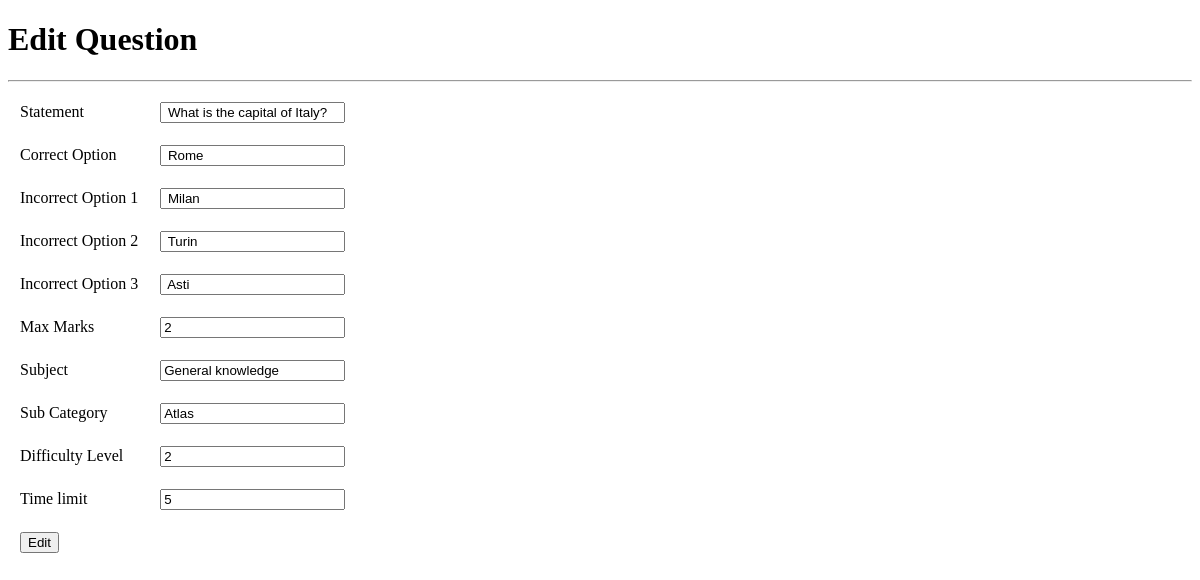
The app's page /createtest/editquestions/1/, older data.
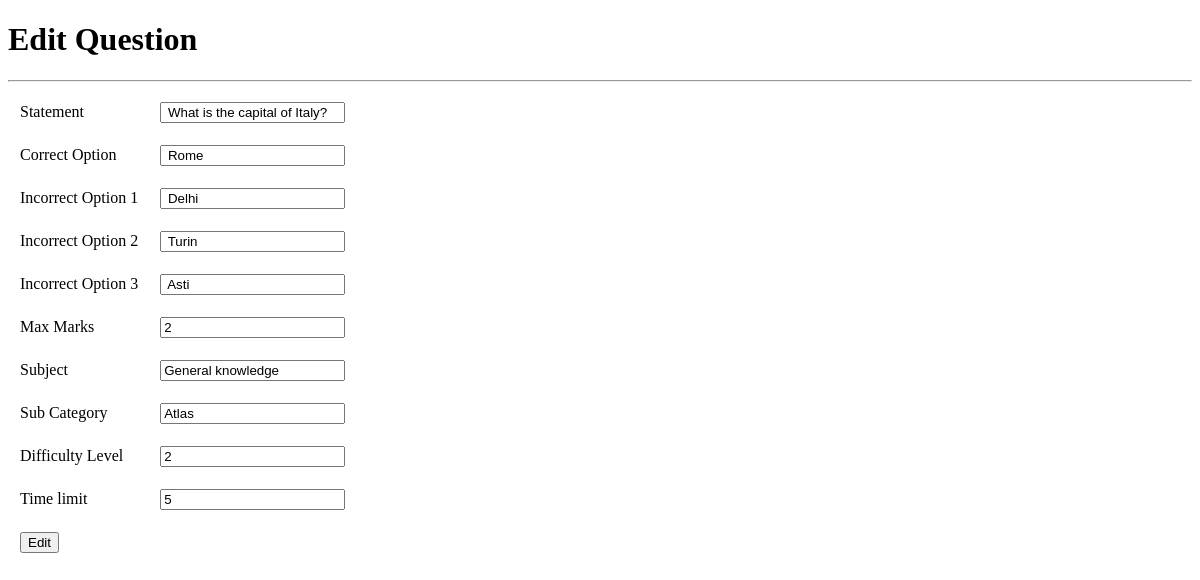
The same page, newer data.
### Question_Bank/models.py (models this page shows, shortened)
class Questions(models.Model):
    statement = models.TextField(max_length=200)
    correctOption = models.CharField(max_length=50)
    incorrectOption1 = models.CharField(max_length=50)
    incorrectOption2 = models.CharField(max_length=50)
    incorrectOption3 = models.CharField(max_length=50)
    image1 = models.ImageField(upload_to = 'pic_folder/', default = None)
    image2 = models.ImageField(upload_to = 'pic_folder/', default = None)
    maxMarks = models.IntegerField()
    subject = models.CharField(max_length=20, default='NA')
    subCategory = models.CharField(max_length=20, )
    difficultyLevel = models.IntegerField(default=2)        # 1 to 5 for increasing toughness
    timeLimit = models.IntegerField()

### Question_Bank/views.py (the view)
# urls.py: url(r'^createtest/editquestions/(?P<question_id>[0-9]+)/$', editquestionid),
def editquestionid(request, question_id):
    question = Questions.objects.get(id=question_id)
    return render(request, 'editquestion.html', {'context': question})

### Student/templates/editquestion.html (shortened to what this page needs)
<!DOCTYPE html>
<html lang="en">
<head>
</head>
<body>
<h1>Edit Question</h1><hr>
<form action="/createtest/editquestions/{{ context.id }}/edit/" method = "post">
<table cellpadding="10">
    <tr>
        <td>Statement</td>
        <td><input type="text" name="statement" value="{{ context.statement }}"> </td>
    </tr>
    <tr>
        <td>Correct Option</td>
        <td><input type="text" name="correct" value="{{ context.correctOption }}"> </td>
    </tr>
    <tr>
        <td>Incorrect Option 1</td>
        <td><input type="text" name="incorrect1" value="{{ context.incorrectOption1 }}"> </td>
    </tr>
    <tr>
        <td>Incorrect Option 2</td>
        <td><input type="text" name="incorrect2" value="{{ context.incorrectOption2 }}"> </td>
    </tr>
    <tr>
        <td>Incorrect Option 3</td>
        <td><input type="text" name="incorrect3" value="{{ context.incorrectOption3 }}"> </td>
    </tr>
    <tr>
        <td>Max Marks</td>
        <td><input type="text" name="marks" value="{{ context.maxMarks }}"> </td>
    </tr>
    <tr>
        <td>Subject</td>
        <td><input type="text" name="subject" value="{{ context.subject }}"> </td>
    </tr>
    <tr>
        <td>Sub Category</td>
        <td><input type="text" name="subcategory" value="{{ context.subCategory }}"> </td>
    </tr>
    <tr>
        <td>Difficulty Level</td>
        <td><input type="text" name="difficulty" value="{{ context.difficultyLevel }}"> </td>
    </tr>
    <tr>
        <td>Time limit</td>
        <td><input type="text" name="time" value="{{ context.timeLimit }}"> </td>
    </tr>
    <tr>
        <td><input type="submit" value="Edit"></td>
    </tr>
</table>
</form>
</body>
</html>

Row changes from the older to the newer data that the page shows:
changed Questions "What is the capital of Italy?": incorrect1 "Milan" → "Delhi"
